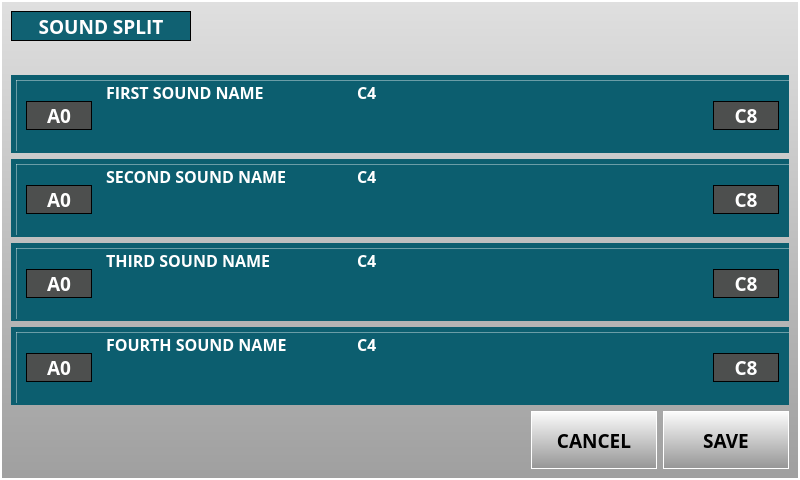
<?xml version="1.0" encoding="UTF-8"?>
<ui version="4.0">
 <class>SoundSplitForm</class>
 <widget class="QWidget" name="SoundSplitForm">
  <property name="geometry">
   <rect>
    <x>0</x>
    <y>0</y>
    <width>800</width>
    <height>480</height>
   </rect>
  </property>
  <property name="sizePolicy">
   <sizepolicy hsizetype="Fixed" vsizetype="Fixed">
    <horstretch>0</horstretch>
    <verstretch>0</verstretch>
   </sizepolicy>
  </property>
  <property name="minimumSize">
   <size>
    <width>800</width>
    <height>480</height>
   </size>
  </property>
  <property name="maximumSize">
   <size>
    <width>800</width>
    <height>480</height>
   </size>
  </property>
  <property name="windowTitle">
   <string>Form</string>
  </property>
  <property name="styleSheet">
   <string notr="true">QWidget{
    font-family : &quot;Open Sans&quot;;
    font-weight : 550;
    font-size:14pt;
}

#mainFrame{
    background-color : qlineargradient(spread:reflect, x1:0, y1:0.006, x2:0, y2:1, stop:0 rgba(223, 223, 223, 255), stop:1 rgba(159, 159, 159, 255));
border: 2px solid white;
}

QPushButton, #pbSave, #pbCancel, #pbSelect{
background-color:qlineargradient(spread:pad, x1:0, y1:0, x2:0, y2:1, stop:0 rgba(253, 253, 253, 255), stop:1 rgba(149, 149, 149, 255));
border: 1px solid white;
color: black;
}

QPushButton{
background-color:qlineargradient(spread:pad, x1:0, y1:0, x2:0, y2:1, stop:0 rgba(253, 253, 253, 255), stop:1 rgba(149, 149, 149, 255));
border: 1px solid white;
color: black;
}

QPushButton:focus{ background-color: rgb(239, 159, 31);}

QPushButton:focus:selected{ background-color: rgb(239, 159, 31);}


#lbWidgetTitle{
    border: 1px solid black;
    background-color:rgb(16, 97, 114);
    color: white;
}

#lbCategoryName{
    border: 1px solid black;
    background-color:rgb(16, 97, 114);
    color: white;
    padding-left: 10px;
}

#lbCategory{
    border: 1px solid white;
    background-color:rgb(49, 51, 48);
    color: white;
}

#lbCategoryNb{
border: 1px solid transparent;
border-bottom: 1px solid black;
border-top: 1px solid black;
background-color:rgb(16, 97, 114);
color: white;
}

#lbSoundName1, #lbSoundName2, #lbSoundName3, #lbSoundName4,
#lbCenterKey1, #lbCenterKey2, #lbCenterKey3, #lbCenterKey4{
color:white;
border-top: 1px solid rgba(255, 255, 255, 100);
font-size:12pt;
}

#frameSound1, #frameSound2, #frameSound3, #frameSound4{
border:none;
background-color:rgb(12, 94, 111);
}

#frameLeftKey1, #frameLeftKey2, #frameLeftKey3, #frameLeftKey4{
border-top : 1px solid rgba(255, 255, 255, 100);
border-left : 1px solid rgba(255, 255, 255, 100);
}

#frameRighttKey1, #frameRighttKey2, #frameRighttKey3, #frameRighttKey4{
border-top: 1px solid rgba(255, 255, 255, 100);
}

#lbLeftKey1, #lbLeftKey2, #lbLeftKey3, #lbLeftKey4, 
#lbRightKey1, #lbRightKey2, #lbRightKey3, #lbRightKey4{
border:1px solid black;
color: white;
background-color: rgb(77, 79, 78)
}
</string>
  </property>
  <layout class="QGridLayout" name="gridLayout">
   <property name="leftMargin">
    <number>0</number>
   </property>
   <property name="topMargin">
    <number>0</number>
   </property>
   <property name="rightMargin">
    <number>0</number>
   </property>
   <property name="bottomMargin">
    <number>0</number>
   </property>
   <property name="spacing">
    <number>0</number>
   </property>
   <item row="0" column="0">
    <widget class="QFrame" name="mainFrame">
     <property name="sizePolicy">
      <sizepolicy hsizetype="Expanding" vsizetype="Expanding">
       <horstretch>0</horstretch>
       <verstretch>0</verstretch>
      </sizepolicy>
     </property>
     <property name="minimumSize">
      <size>
       <width>800</width>
       <height>480</height>
      </size>
     </property>
     <property name="maximumSize">
      <size>
       <width>800</width>
       <height>480</height>
      </size>
     </property>
     <property name="font">
      <font>
       <family>Open Sans</family>
       <pointsize>14</pointsize>
       <weight>68</weight>
       <bold>true</bold>
      </font>
     </property>
     <property name="styleSheet">
      <string notr="true"/>
     </property>
     <property name="frameShape">
      <enum>QFrame::StyledPanel</enum>
     </property>
     <property name="frameShadow">
      <enum>QFrame::Raised</enum>
     </property>
     <layout class="QVBoxLayout" name="verticalLayout_2">
      <item>
       <widget class="QFrame" name="frameTop">
        <property name="sizePolicy">
         <sizepolicy hsizetype="Expanding" vsizetype="Fixed">
          <horstretch>0</horstretch>
          <verstretch>0</verstretch>
         </sizepolicy>
        </property>
        <property name="minimumSize">
         <size>
          <width>0</width>
          <height>58</height>
         </size>
        </property>
        <property name="maximumSize">
         <size>
          <width>16777215</width>
          <height>58</height>
         </size>
        </property>
        <property name="styleSheet">
         <string notr="true"/>
        </property>
        <layout class="QGridLayout" name="gridLayout_7">
         <property name="leftMargin">
          <number>0</number>
         </property>
         <property name="topMargin">
          <number>0</number>
         </property>
         <property name="rightMargin">
          <number>0</number>
         </property>
         <property name="bottomMargin">
          <number>0</number>
         </property>
         <property name="horizontalSpacing">
          <number>8</number>
         </property>
         <property name="verticalSpacing">
          <number>0</number>
         </property>
         <item row="0" column="0">
          <layout class="QVBoxLayout" name="verticalLayout">
           <item>
            <widget class="QLabel" name="lbWidgetTitle">
             <property name="minimumSize">
              <size>
               <width>180</width>
               <height>30</height>
              </size>
             </property>
             <property name="maximumSize">
              <size>
               <width>180</width>
               <height>30</height>
              </size>
             </property>
             <property name="font">
              <font>
               <family>Open Sans</family>
               <pointsize>14</pointsize>
               <weight>68</weight>
               <bold>true</bold>
              </font>
             </property>
             <property name="styleSheet">
              <string notr="true"/>
             </property>
             <property name="text">
              <string>SOUND SPLIT</string>
             </property>
             <property name="alignment">
              <set>Qt::AlignCenter</set>
             </property>
            </widget>
           </item>
           <item>
            <spacer name="verticalSpacer_3">
             <property name="orientation">
              <enum>Qt::Vertical</enum>
             </property>
             <property name="sizeHint" stdset="0">
              <size>
               <width>20</width>
               <height>40</height>
              </size>
             </property>
            </spacer>
           </item>
          </layout>
         </item>
         <item row="0" column="1">
          <spacer name="horizontalSpacer_12">
           <property name="orientation">
            <enum>Qt::Horizontal</enum>
           </property>
           <property name="sizeHint" stdset="0">
            <size>
             <width>40</width>
             <height>20</height>
            </size>
           </property>
          </spacer>
         </item>
        </layout>
       </widget>
      </item>
      <item>
       <widget class="QFrame" name="frameSound1">
        <property name="styleSheet">
         <string notr="true"/>
        </property>
        <property name="frameShape">
         <enum>QFrame::StyledPanel</enum>
        </property>
        <property name="frameShadow">
         <enum>QFrame::Raised</enum>
        </property>
        <layout class="QGridLayout" name="gridLayout_4">
         <property name="leftMargin">
          <number>5</number>
         </property>
         <property name="topMargin">
          <number>5</number>
         </property>
         <property name="rightMargin">
          <number>0</number>
         </property>
         <property name="bottomMargin">
          <number>20</number>
         </property>
         <property name="spacing">
          <number>0</number>
         </property>
         <item row="0" column="3" rowspan="3">
          <widget class="QFrame" name="frameRighttKey1">
           <property name="sizePolicy">
            <sizepolicy hsizetype="Fixed" vsizetype="Fixed">
             <horstretch>0</horstretch>
             <verstretch>0</verstretch>
            </sizepolicy>
           </property>
           <property name="minimumSize">
            <size>
             <width>86</width>
             <height>71</height>
            </size>
           </property>
           <property name="maximumSize">
            <size>
             <width>86</width>
             <height>71</height>
            </size>
           </property>
           <property name="styleSheet">
            <string notr="true"/>
           </property>
           <property name="frameShape">
            <enum>QFrame::StyledPanel</enum>
           </property>
           <property name="frameShadow">
            <enum>QFrame::Raised</enum>
           </property>
           <layout class="QGridLayout" name="gridLayout_3">
            <property name="topMargin">
             <number>20</number>
            </property>
            <property name="bottomMargin">
             <number>20</number>
            </property>
            <item row="0" column="0">
             <widget class="QLabel" name="lbRightKey1">
              <property name="font">
               <font>
                <family>Open Sans</family>
                <pointsize>14</pointsize>
                <weight>68</weight>
                <bold>true</bold>
               </font>
              </property>
              <property name="styleSheet">
               <string notr="true"/>
              </property>
              <property name="text">
               <string>C8</string>
              </property>
              <property name="alignment">
               <set>Qt::AlignCenter</set>
              </property>
             </widget>
            </item>
           </layout>
          </widget>
         </item>
         <item row="0" column="0" rowspan="3">
          <widget class="QFrame" name="frameLeftKey1">
           <property name="sizePolicy">
            <sizepolicy hsizetype="Fixed" vsizetype="Fixed">
             <horstretch>0</horstretch>
             <verstretch>0</verstretch>
            </sizepolicy>
           </property>
           <property name="minimumSize">
            <size>
             <width>86</width>
             <height>71</height>
            </size>
           </property>
           <property name="maximumSize">
            <size>
             <width>86</width>
             <height>71</height>
            </size>
           </property>
           <property name="styleSheet">
            <string notr="true"/>
           </property>
           <property name="frameShape">
            <enum>QFrame::StyledPanel</enum>
           </property>
           <property name="frameShadow">
            <enum>QFrame::Raised</enum>
           </property>
           <layout class="QGridLayout" name="gridLayout_2">
            <property name="topMargin">
             <number>20</number>
            </property>
            <property name="bottomMargin">
             <number>20</number>
            </property>
            <item row="0" column="0">
             <widget class="QLabel" name="lbLeftKey1">
              <property name="font">
               <font>
                <family>Open Sans</family>
                <pointsize>14</pointsize>
                <weight>68</weight>
                <bold>true</bold>
               </font>
              </property>
              <property name="styleSheet">
               <string notr="true"/>
              </property>
              <property name="text">
               <string>A0</string>
              </property>
              <property name="alignment">
               <set>Qt::AlignCenter</set>
              </property>
             </widget>
            </item>
           </layout>
          </widget>
         </item>
         <item row="0" column="1">
          <widget class="QLabel" name="lbSoundName1">
           <property name="sizePolicy">
            <sizepolicy hsizetype="Expanding" vsizetype="Fixed">
             <horstretch>0</horstretch>
             <verstretch>0</verstretch>
            </sizepolicy>
           </property>
           <property name="minimumSize">
            <size>
             <width>0</width>
             <height>24</height>
            </size>
           </property>
           <property name="maximumSize">
            <size>
             <width>251</width>
             <height>24</height>
            </size>
           </property>
           <property name="font">
            <font>
             <family>Open Sans</family>
             <pointsize>12</pointsize>
             <weight>68</weight>
             <bold>true</bold>
            </font>
           </property>
           <property name="styleSheet">
            <string notr="true"/>
           </property>
           <property name="text">
            <string>FIRST SOUND NAME</string>
           </property>
          </widget>
         </item>
         <item row="0" column="2">
          <widget class="QLabel" name="lbCenterKey1">
           <property name="font">
            <font>
             <family>Open Sans</family>
             <pointsize>12</pointsize>
             <weight>68</weight>
             <bold>true</bold>
            </font>
           </property>
           <property name="styleSheet">
            <string notr="true"/>
           </property>
           <property name="text">
            <string>C4</string>
           </property>
          </widget>
         </item>
         <item row="2" column="1" colspan="2">
          <widget class="Piano" name="widget" native="true">
           <property name="sizePolicy">
            <sizepolicy hsizetype="Expanding" vsizetype="Fixed">
             <horstretch>0</horstretch>
             <verstretch>0</verstretch>
            </sizepolicy>
           </property>
           <property name="minimumSize">
            <size>
             <width>0</width>
             <height>54</height>
            </size>
           </property>
           <property name="maximumSize">
            <size>
             <width>16777215</width>
             <height>54</height>
            </size>
           </property>
           <property name="styleSheet">
            <string notr="true"/>
           </property>
          </widget>
         </item>
        </layout>
       </widget>
      </item>
      <item>
       <widget class="QFrame" name="frameSound2">
        <property name="styleSheet">
         <string notr="true"/>
        </property>
        <property name="frameShape">
         <enum>QFrame::StyledPanel</enum>
        </property>
        <property name="frameShadow">
         <enum>QFrame::Raised</enum>
        </property>
        <layout class="QGridLayout" name="gridLayout_5">
         <property name="leftMargin">
          <number>5</number>
         </property>
         <property name="topMargin">
          <number>5</number>
         </property>
         <property name="rightMargin">
          <number>0</number>
         </property>
         <property name="bottomMargin">
          <number>20</number>
         </property>
         <property name="spacing">
          <number>0</number>
         </property>
         <item row="0" column="4" rowspan="3">
          <widget class="QFrame" name="frameRighttKey2">
           <property name="sizePolicy">
            <sizepolicy hsizetype="Fixed" vsizetype="Fixed">
             <horstretch>0</horstretch>
             <verstretch>0</verstretch>
            </sizepolicy>
           </property>
           <property name="minimumSize">
            <size>
             <width>86</width>
             <height>71</height>
            </size>
           </property>
           <property name="maximumSize">
            <size>
             <width>86</width>
             <height>71</height>
            </size>
           </property>
           <property name="styleSheet">
            <string notr="true"/>
           </property>
           <property name="frameShape">
            <enum>QFrame::StyledPanel</enum>
           </property>
           <property name="frameShadow">
            <enum>QFrame::Raised</enum>
           </property>
           <layout class="QGridLayout" name="gridLayout_6">
            <property name="topMargin">
             <number>20</number>
            </property>
            <property name="bottomMargin">
             <number>20</number>
            </property>
            <item row="0" column="0">
             <widget class="QLabel" name="lbRightKey2">
              <property name="font">
               <font>
                <family>Open Sans</family>
                <pointsize>14</pointsize>
                <weight>68</weight>
                <bold>true</bold>
               </font>
              </property>
              <property name="styleSheet">
               <string notr="true"/>
              </property>
              <property name="text">
               <string>C8</string>
              </property>
              <property name="alignment">
               <set>Qt::AlignCenter</set>
              </property>
             </widget>
            </item>
           </layout>
          </widget>
         </item>
         <item row="0" column="2">
          <widget class="QLabel" name="lbCenterKey2">
           <property name="font">
            <font>
             <family>Open Sans</family>
             <pointsize>12</pointsize>
             <weight>68</weight>
             <bold>true</bold>
            </font>
           </property>
           <property name="styleSheet">
            <string notr="true"/>
           </property>
           <property name="text">
            <string>C4</string>
           </property>
          </widget>
         </item>
         <item row="0" column="0" rowspan="3">
          <widget class="QFrame" name="frameLeftKey2">
           <property name="sizePolicy">
            <sizepolicy hsizetype="Fixed" vsizetype="Fixed">
             <horstretch>0</horstretch>
             <verstretch>0</verstretch>
            </sizepolicy>
           </property>
           <property name="minimumSize">
            <size>
             <width>86</width>
             <height>71</height>
            </size>
           </property>
           <property name="maximumSize">
            <size>
             <width>86</width>
             <height>71</height>
            </size>
           </property>
           <property name="styleSheet">
            <string notr="true"/>
           </property>
           <property name="frameShape">
            <enum>QFrame::StyledPanel</enum>
           </property>
           <property name="frameShadow">
            <enum>QFrame::Raised</enum>
           </property>
           <layout class="QGridLayout" name="gridLayout_8">
            <property name="topMargin">
             <number>20</number>
            </property>
            <property name="bottomMargin">
             <number>20</number>
            </property>
            <item row="0" column="0">
             <widget class="QLabel" name="lbLeftKey2">
              <property name="font">
               <font>
                <family>Open Sans</family>
                <pointsize>14</pointsize>
                <weight>68</weight>
                <bold>true</bold>
               </font>
              </property>
              <property name="styleSheet">
               <string notr="true"/>
              </property>
              <property name="text">
               <string>A0</string>
              </property>
              <property name="alignment">
               <set>Qt::AlignCenter</set>
              </property>
             </widget>
            </item>
           </layout>
          </widget>
         </item>
         <item row="2" column="1" colspan="2">
          <widget class="Piano" name="widget_2" native="true">
           <property name="sizePolicy">
            <sizepolicy hsizetype="Expanding" vsizetype="Fixed">
             <horstretch>0</horstretch>
             <verstretch>0</verstretch>
            </sizepolicy>
           </property>
           <property name="minimumSize">
            <size>
             <width>0</width>
             <height>54</height>
            </size>
           </property>
           <property name="maximumSize">
            <size>
             <width>16777215</width>
             <height>54</height>
            </size>
           </property>
           <property name="styleSheet">
            <string notr="true"/>
           </property>
          </widget>
         </item>
         <item row="0" column="1">
          <widget class="QLabel" name="lbSoundName2">
           <property name="sizePolicy">
            <sizepolicy hsizetype="Expanding" vsizetype="Fixed">
             <horstretch>0</horstretch>
             <verstretch>0</verstretch>
            </sizepolicy>
           </property>
           <property name="minimumSize">
            <size>
             <width>0</width>
             <height>24</height>
            </size>
           </property>
           <property name="maximumSize">
            <size>
             <width>251</width>
             <height>24</height>
            </size>
           </property>
           <property name="font">
            <font>
             <family>Open Sans</family>
             <pointsize>12</pointsize>
             <weight>68</weight>
             <bold>true</bold>
            </font>
           </property>
           <property name="styleSheet">
            <string notr="true"/>
           </property>
           <property name="text">
            <string>SECOND SOUND NAME</string>
           </property>
          </widget>
         </item>
        </layout>
       </widget>
      </item>
      <item>
       <widget class="QFrame" name="frameSound3">
        <property name="styleSheet">
         <string notr="true"/>
        </property>
        <property name="frameShape">
         <enum>QFrame::StyledPanel</enum>
        </property>
        <property name="frameShadow">
         <enum>QFrame::Raised</enum>
        </property>
        <layout class="QGridLayout" name="gridLayout_9">
         <property name="leftMargin">
          <number>5</number>
         </property>
         <property name="topMargin">
          <number>5</number>
         </property>
         <property name="rightMargin">
          <number>0</number>
         </property>
         <property name="bottomMargin">
          <number>20</number>
         </property>
         <property name="spacing">
          <number>0</number>
         </property>
         <item row="0" column="0" rowspan="2">
          <widget class="QFrame" name="frameLeftKey3">
           <property name="sizePolicy">
            <sizepolicy hsizetype="Fixed" vsizetype="Fixed">
             <horstretch>0</horstretch>
             <verstretch>0</verstretch>
            </sizepolicy>
           </property>
           <property name="minimumSize">
            <size>
             <width>86</width>
             <height>71</height>
            </size>
           </property>
           <property name="maximumSize">
            <size>
             <width>86</width>
             <height>71</height>
            </size>
           </property>
           <property name="styleSheet">
            <string notr="true"/>
           </property>
           <property name="frameShape">
            <enum>QFrame::StyledPanel</enum>
           </property>
           <property name="frameShadow">
            <enum>QFrame::Raised</enum>
           </property>
           <layout class="QGridLayout" name="gridLayout_11">
            <property name="topMargin">
             <number>20</number>
            </property>
            <property name="bottomMargin">
             <number>20</number>
            </property>
            <item row="0" column="0">
             <widget class="QLabel" name="lbLeftKey3">
              <property name="font">
               <font>
                <family>Open Sans</family>
                <pointsize>14</pointsize>
                <weight>68</weight>
                <bold>true</bold>
               </font>
              </property>
              <property name="styleSheet">
               <string notr="true"/>
              </property>
              <property name="text">
               <string>A0</string>
              </property>
              <property name="alignment">
               <set>Qt::AlignCenter</set>
              </property>
             </widget>
            </item>
           </layout>
          </widget>
         </item>
         <item row="0" column="1">
          <widget class="QLabel" name="lbSoundName3">
           <property name="sizePolicy">
            <sizepolicy hsizetype="Expanding" vsizetype="Fixed">
             <horstretch>0</horstretch>
             <verstretch>0</verstretch>
            </sizepolicy>
           </property>
           <property name="minimumSize">
            <size>
             <width>0</width>
             <height>24</height>
            </size>
           </property>
           <property name="maximumSize">
            <size>
             <width>251</width>
             <height>24</height>
            </size>
           </property>
           <property name="font">
            <font>
             <family>Open Sans</family>
             <pointsize>12</pointsize>
             <weight>68</weight>
             <bold>true</bold>
            </font>
           </property>
           <property name="styleSheet">
            <string notr="true"/>
           </property>
           <property name="text">
            <string>THIRD SOUND NAME</string>
           </property>
          </widget>
         </item>
         <item row="0" column="3" rowspan="2">
          <widget class="QFrame" name="frameRighttKey3">
           <property name="sizePolicy">
            <sizepolicy hsizetype="Fixed" vsizetype="Fixed">
             <horstretch>0</horstretch>
             <verstretch>0</verstretch>
            </sizepolicy>
           </property>
           <property name="minimumSize">
            <size>
             <width>86</width>
             <height>71</height>
            </size>
           </property>
           <property name="maximumSize">
            <size>
             <width>86</width>
             <height>71</height>
            </size>
           </property>
           <property name="styleSheet">
            <string notr="true"/>
           </property>
           <property name="frameShape">
            <enum>QFrame::StyledPanel</enum>
           </property>
           <property name="frameShadow">
            <enum>QFrame::Raised</enum>
           </property>
           <layout class="QGridLayout" name="gridLayout_10">
            <property name="topMargin">
             <number>20</number>
            </property>
            <property name="bottomMargin">
             <number>20</number>
            </property>
            <item row="0" column="0">
             <widget class="QLabel" name="lbRightKey3">
              <property name="font">
               <font>
                <family>Open Sans</family>
                <pointsize>14</pointsize>
                <weight>68</weight>
                <bold>true</bold>
               </font>
              </property>
              <property name="styleSheet">
               <string notr="true"/>
              </property>
              <property name="text">
               <string>C8</string>
              </property>
              <property name="alignment">
               <set>Qt::AlignCenter</set>
              </property>
             </widget>
            </item>
           </layout>
          </widget>
         </item>
         <item row="0" column="2">
          <widget class="QLabel" name="lbCenterKey3">
           <property name="font">
            <font>
             <family>Open Sans</family>
             <pointsize>12</pointsize>
             <weight>68</weight>
             <bold>true</bold>
            </font>
           </property>
           <property name="styleSheet">
            <string notr="true"/>
           </property>
           <property name="text">
            <string>C4</string>
           </property>
          </widget>
         </item>
         <item row="1" column="1" colspan="2">
          <widget class="Piano" name="widget_3" native="true">
           <property name="sizePolicy">
            <sizepolicy hsizetype="Expanding" vsizetype="Fixed">
             <horstretch>0</horstretch>
             <verstretch>0</verstretch>
            </sizepolicy>
           </property>
           <property name="minimumSize">
            <size>
             <width>0</width>
             <height>54</height>
            </size>
           </property>
           <property name="maximumSize">
            <size>
             <width>16777215</width>
             <height>54</height>
            </size>
           </property>
           <property name="styleSheet">
            <string notr="true"/>
           </property>
          </widget>
         </item>
        </layout>
       </widget>
      </item>
      <item>
       <widget class="QFrame" name="frameSound4">
        <property name="styleSheet">
         <string notr="true"/>
        </property>
        <property name="frameShape">
         <enum>QFrame::StyledPanel</enum>
        </property>
        <property name="frameShadow">
         <enum>QFrame::Raised</enum>
        </property>
        <layout class="QGridLayout" name="gridLayout_12">
         <property name="leftMargin">
          <number>5</number>
         </property>
         <property name="topMargin">
          <number>5</number>
         </property>
         <property name="rightMargin">
          <number>0</number>
         </property>
         <property name="bottomMargin">
          <number>20</number>
         </property>
         <property name="spacing">
          <number>0</number>
         </property>
         <item row="0" column="3" rowspan="2">
          <widget class="QFrame" name="frameRighttKey4">
           <property name="sizePolicy">
            <sizepolicy hsizetype="Fixed" vsizetype="Fixed">
             <horstretch>0</horstretch>
             <verstretch>0</verstretch>
            </sizepolicy>
           </property>
           <property name="minimumSize">
            <size>
             <width>86</width>
             <height>71</height>
            </size>
           </property>
           <property name="maximumSize">
            <size>
             <width>86</width>
             <height>71</height>
            </size>
           </property>
           <property name="styleSheet">
            <string notr="true"/>
           </property>
           <property name="frameShape">
            <enum>QFrame::StyledPanel</enum>
           </property>
           <property name="frameShadow">
            <enum>QFrame::Raised</enum>
           </property>
           <layout class="QGridLayout" name="gridLayout_13">
            <property name="topMargin">
             <number>20</number>
            </property>
            <property name="bottomMargin">
             <number>20</number>
            </property>
            <item row="0" column="1">
             <widget class="QLabel" name="lbRightKey4">
              <property name="font">
               <font>
                <family>Open Sans</family>
                <pointsize>14</pointsize>
                <weight>68</weight>
                <bold>true</bold>
               </font>
              </property>
              <property name="styleSheet">
               <string notr="true"/>
              </property>
              <property name="text">
               <string>C8</string>
              </property>
              <property name="alignment">
               <set>Qt::AlignCenter</set>
              </property>
             </widget>
            </item>
           </layout>
          </widget>
         </item>
         <item row="0" column="0" rowspan="2">
          <widget class="QFrame" name="frameLeftKey4">
           <property name="sizePolicy">
            <sizepolicy hsizetype="Fixed" vsizetype="Fixed">
             <horstretch>0</horstretch>
             <verstretch>0</verstretch>
            </sizepolicy>
           </property>
           <property name="minimumSize">
            <size>
             <width>86</width>
             <height>71</height>
            </size>
           </property>
           <property name="maximumSize">
            <size>
             <width>86</width>
             <height>71</height>
            </size>
           </property>
           <property name="styleSheet">
            <string notr="true"/>
           </property>
           <property name="frameShape">
            <enum>QFrame::StyledPanel</enum>
           </property>
           <property name="frameShadow">
            <enum>QFrame::Raised</enum>
           </property>
           <layout class="QGridLayout" name="gridLayout_14">
            <property name="topMargin">
             <number>20</number>
            </property>
            <property name="bottomMargin">
             <number>20</number>
            </property>
            <item row="0" column="0">
             <widget class="QLabel" name="lbLeftKey4">
              <property name="font">
               <font>
                <family>Open Sans</family>
                <pointsize>14</pointsize>
                <weight>68</weight>
                <bold>true</bold>
               </font>
              </property>
              <property name="styleSheet">
               <string notr="true"/>
              </property>
              <property name="text">
               <string>A0</string>
              </property>
              <property name="alignment">
               <set>Qt::AlignCenter</set>
              </property>
             </widget>
            </item>
           </layout>
          </widget>
         </item>
         <item row="0" column="1">
          <widget class="QLabel" name="lbSoundName4">
           <property name="sizePolicy">
            <sizepolicy hsizetype="Expanding" vsizetype="Fixed">
             <horstretch>0</horstretch>
             <verstretch>0</verstretch>
            </sizepolicy>
           </property>
           <property name="minimumSize">
            <size>
             <width>0</width>
             <height>24</height>
            </size>
           </property>
           <property name="maximumSize">
            <size>
             <width>251</width>
             <height>24</height>
            </size>
           </property>
           <property name="font">
            <font>
             <family>Open Sans</family>
             <pointsize>12</pointsize>
             <weight>68</weight>
             <bold>true</bold>
            </font>
           </property>
           <property name="styleSheet">
            <string notr="true"/>
           </property>
           <property name="text">
            <string>FOURTH SOUND NAME</string>
           </property>
          </widget>
         </item>
         <item row="0" column="2">
          <widget class="QLabel" name="lbCenterKey4">
           <property name="sizePolicy">
            <sizepolicy hsizetype="Expanding" vsizetype="Preferred">
             <horstretch>0</horstretch>
             <verstretch>0</verstretch>
            </sizepolicy>
           </property>
           <property name="font">
            <font>
             <family>Open Sans</family>
             <pointsize>12</pointsize>
             <weight>68</weight>
             <bold>true</bold>
            </font>
           </property>
           <property name="styleSheet">
            <string notr="true"/>
           </property>
           <property name="text">
            <string>C4</string>
           </property>
          </widget>
         </item>
         <item row="1" column="1" colspan="2">
          <widget class="Piano" name="widget_4" native="true">
           <property name="sizePolicy">
            <sizepolicy hsizetype="Expanding" vsizetype="Fixed">
             <horstretch>0</horstretch>
             <verstretch>0</verstretch>
            </sizepolicy>
           </property>
           <property name="minimumSize">
            <size>
             <width>0</width>
             <height>54</height>
            </size>
           </property>
           <property name="maximumSize">
            <size>
             <width>16777215</width>
             <height>54</height>
            </size>
           </property>
           <property name="styleSheet">
            <string notr="true"/>
           </property>
          </widget>
         </item>
        </layout>
       </widget>
      </item>
      <item>
       <layout class="QHBoxLayout" name="horizontalLayout_3">
        <item>
         <spacer name="horizontalSpacer">
          <property name="orientation">
           <enum>Qt::Horizontal</enum>
          </property>
          <property name="sizeType">
           <enum>QSizePolicy::Expanding</enum>
          </property>
          <property name="sizeHint" stdset="0">
           <size>
            <width>99</width>
            <height>20</height>
           </size>
          </property>
         </spacer>
        </item>
        <item>
         <widget class="QPushButton" name="pbCancel">
          <property name="sizePolicy">
           <sizepolicy hsizetype="Fixed" vsizetype="Fixed">
            <horstretch>0</horstretch>
            <verstretch>0</verstretch>
           </sizepolicy>
          </property>
          <property name="minimumSize">
           <size>
            <width>126</width>
            <height>58</height>
           </size>
          </property>
          <property name="maximumSize">
           <size>
            <width>126</width>
            <height>58</height>
           </size>
          </property>
          <property name="font">
           <font>
            <family>Open Sans</family>
            <pointsize>14</pointsize>
            <weight>68</weight>
            <bold>true</bold>
           </font>
          </property>
          <property name="styleSheet">
           <string notr="true"/>
          </property>
          <property name="text">
           <string>CANCEL</string>
          </property>
         </widget>
        </item>
        <item>
         <widget class="QPushButton" name="pbSave">
          <property name="sizePolicy">
           <sizepolicy hsizetype="Fixed" vsizetype="Fixed">
            <horstretch>0</horstretch>
            <verstretch>0</verstretch>
           </sizepolicy>
          </property>
          <property name="minimumSize">
           <size>
            <width>126</width>
            <height>58</height>
           </size>
          </property>
          <property name="maximumSize">
           <size>
            <width>126</width>
            <height>58</height>
           </size>
          </property>
          <property name="font">
           <font>
            <family>Open Sans</family>
            <pointsize>14</pointsize>
            <weight>68</weight>
            <bold>true</bold>
           </font>
          </property>
          <property name="styleSheet">
           <string notr="true"/>
          </property>
          <property name="text">
           <string>SAVE</string>
          </property>
         </widget>
        </item>
       </layout>
      </item>
     </layout>
    </widget>
   </item>
  </layout>
 </widget>
 <customwidgets>
  <customwidget>
   <class>Piano</class>
   <extends>QWidget</extends>
   <header>piano.h</header>
   <container>1</container>
   <slots>
    <signal>leftKeySelected(QString)</signal>
    <signal>rightKeySelected(QString)</signal>
   </slots>
  </customwidget>
 </customwidgets>
 <resources/>
 <connections>
  <connection>
   <sender>widget</sender>
   <signal>leftKeySelected(QString)</signal>
   <receiver>lbLeftKey1</receiver>
   <slot>setText(QString)</slot>
   <hints>
    <hint type="sourcelabel">
     <x>171</x>
     <y>133</y>
    </hint>
    <hint type="destinationlabel">
     <x>76</x>
     <y>121</y>
    </hint>
   </hints>
  </connection>
  <connection>
   <sender>widget</sender>
   <signal>rightKeySelected(QString)</signal>
   <receiver>lbRightKey1</receiver>
   <slot>setText(QString)</slot>
   <hints>
    <hint type="sourcelabel">
     <x>649</x>
     <y>132</y>
    </hint>
    <hint type="destinationlabel">
     <x>738</x>
     <y>117</y>
    </hint>
   </hints>
  </connection>
  <connection>
   <sender>widget_2</sender>
   <signal>leftKeySelected(QString)</signal>
   <receiver>lbLeftKey2</receiver>
   <slot>setText(QString)</slot>
   <hints>
    <hint type="sourcelabel">
     <x>133</x>
     <y>192</y>
    </hint>
    <hint type="destinationlabel">
     <x>71</x>
     <y>203</y>
    </hint>
   </hints>
  </connection>
  <connection>
   <sender>widget_2</sender>
   <signal>rightKeySelected(QString)</signal>
   <receiver>lbRightKey2</receiver>
   <slot>setText(QString)</slot>
   <hints>
    <hint type="sourcelabel">
     <x>658</x>
     <y>206</y>
    </hint>
    <hint type="destinationlabel">
     <x>743</x>
     <y>202</y>
    </hint>
   </hints>
  </connection>
  <connection>
   <sender>widget_3</sender>
   <signal>leftKeySelected(QString)</signal>
   <receiver>lbLeftKey3</receiver>
   <slot>setText(QString)</slot>
   <hints>
    <hint type="sourcelabel">
     <x>140</x>
     <y>293</y>
    </hint>
    <hint type="destinationlabel">
     <x>67</x>
     <y>286</y>
    </hint>
   </hints>
  </connection>
  <connection>
   <sender>widget_3</sender>
   <signal>rightKeySelected(QString)</signal>
   <receiver>lbRightKey3</receiver>
   <slot>setText(QString)</slot>
   <hints>
    <hint type="sourcelabel">
     <x>650</x>
     <y>288</y>
    </hint>
    <hint type="destinationlabel">
     <x>749</x>
     <y>284</y>
    </hint>
   </hints>
  </connection>
  <connection>
   <sender>widget_4</sender>
   <signal>leftKeySelected(QString)</signal>
   <receiver>lbLeftKey4</receiver>
   <slot>setText(QString)</slot>
   <hints>
    <hint type="sourcelabel">
     <x>144</x>
     <y>382</y>
    </hint>
    <hint type="destinationlabel">
     <x>57</x>
     <y>364</y>
    </hint>
   </hints>
  </connection>
  <connection>
   <sender>widget_4</sender>
   <signal>rightKeySelected(QString)</signal>
   <receiver>lbRightKey4</receiver>
   <slot>setText(QString)</slot>
   <hints>
    <hint type="sourcelabel">
     <x>650</x>
     <y>372</y>
    </hint>
    <hint type="destinationlabel">
     <x>753</x>
     <y>365</y>
    </hint>
   </hints>
  </connection>
 </connections>
</ui>
